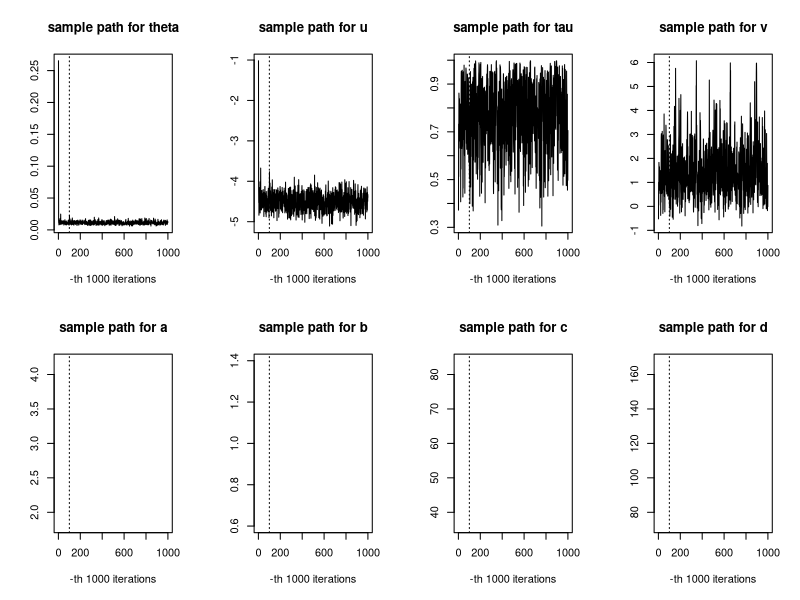
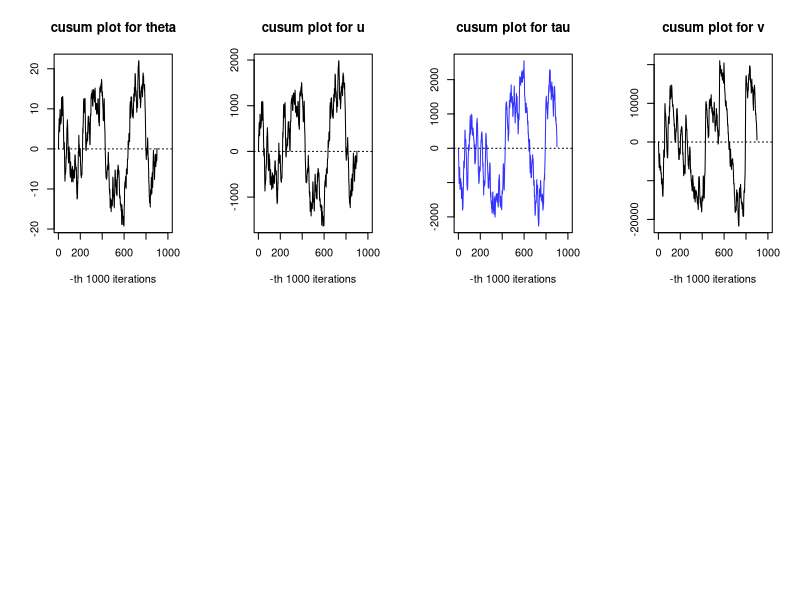

Here is the R script that generated these plots, in order: (Note: this script raises an error after producing the figures.)
library(MCMCpack)

data1=c(2,1,4,1,6,1,9,1,9,1,9,1,13,1,14,1,18,1,23,1,31,1,32,1,33,1,34,1,43,1,10,0,14,0,14,0,16,0,17,0,18,0,18,0,19,0,20,0,20,0,21,0,21,0,23,0,24,0,29,0,29,0,30,0,30,0,31,0,31,0,31,0,33,0,35,0,37,0,40,0,41,0,42,0,42,0,44,0,46,0,48,0,49,0,51,0,53,0,54,0,54,0,55,0,56,0)
yh=matrix(data = data1,53,2,byrow = T) # data of hormone treatment group
data2=c(1,1,4,1,6,1,7,1,13,1,24,1,25,1,35,1,35,1,39,1,1,0,1,0,3,0,4,0,5,0,8,0,10,0,11,0,13,0,14,0,14,0,15,0,17,0,19,0,20,0,22,0,24,0,24,0,24,0,25,0,26,0,26,0,26,0,28,0,29,0,29,0,32,0,35,0,38,0,39,0,40,0,41,0,44,0,45,0,47,0,47,0,47,0,50,0,50,0,51,0)
yc=matrix(data = data2, ncol=2,byrow = T) # data of control group

del.h=sum(yh[,2]) # sum over all delta-h
del.c=sum(yc[,2]) # sum over all delta-c
x.h= sum(yh[,1])  # sum over all xi-h
x.c= sum(yc[,1])  # sum over all xi-c

log.post <- function(d,c,b,a,v,u) {
  (26+a)*u-(27+a)*log(1+exp(u))+(16+b)*v-(17+b)*log(1+exp(v))-(1233+c)*(exp(u)/(exp(u)+1))-
    (1526+d)*(exp(u)/(exp(u)+1))*(exp(v)/(exp(v)+1))
}

niter = 1*10^6                     # number of iterations
theta = rep(0,niter)               # define (hyper)parameters
u     = rep(0,niter)
v     = rep(0,niter)
tau   = rep(0,niter)
a     = 3
b     = 1 
c     = 60
d     = 120  
j     = 0                         # counter for extra runs to make theta in (0,1)
k     = 0
l     = 0                

# Gibbs Sampler Implementation
set.seed(1)                                  # set random seed

theta[1] = runif(1, min = 0, max = 1)        # Initialization of (hyper)parameters
u[1]     = log(theta[1]/(1-theta[1]))
tau[1]   = runif(1, min = 0, max = 1)
v[1]     = log(tau[1]/(1-tau[1]))


for (i in 2:niter) {                        # for-loop for Gibbs sampler
  
  # update tau in (0,1) and theta in (0,1) together by M-H algo
  temp1=1
  temp2=1
  while (temp1==1 ) {
    v[i] <- v[i-1]+rnorm(1,0,0.05)
    
    R1 <- exp(log.post(d,c,b,a,v[i],u[i-1])
              -log.post(d,c,b,a,v[i-1],u[i-1]))
    if(R1<1){
      if(rbinom(1,1,R1)==0)   {v[i] = v[i-1];  k = k+1}
    }
    temp1=exp(v[i])/(1+exp(v[i]))         # transform v back to tau
  }
  while (temp2==1) {
    u[i] <- u[i-1]+rnorm(1,0,0.05)
    R2 <- exp(log.post(d,c,b,a, v[i],u[i])
              -log.post(d,c,b,a, v[i],u[i-1]))
    if(R2<1){
      if(rbinom(1,1,R2)==0)   { u[i]=u[i-1]; l = l+1}
    }
    temp2=exp(u[i])/(1+exp(u[i]))         # transform u back to theta
    j = j+1
  }
  tau[i]=temp1
  theta[i]=temp2
}
#_______________________________________________________________________
#Plots of the output
burn.in=1:(niter/10)

# sample path plot
par(mfrow=c(2,4))                     # sample path plot by parts
plot(theta[seq(1,niter,by=1000)],type="l", ylab = '', xlab ='-th 1000 iterations', main = 'sample path for theta')
abline(v=100, lty = 3)

plot(u[seq(1,niter,by=1000)],type="l", ylab = '', xlab ='-th 1000 iterations', main = 'sample path for u')
abline(v=100, lty = 3)

plot(tau[seq(1,niter,by=1000)],type="l", ylab = '', xlab ='-th 1000 iterations', main = 'sample path for tau')
abline(v=100, lty = 3)

plot(v[seq(1,niter,by=1000)],type="l", ylab = '', xlab ='-th 1000 iterations', main = 'sample path for v')
abline(v=100, lty = 3)

plot(a[seq(1,niter,by=1000)],type="l",ylab = '',  xlab ='-th 1000 iterations',col = rgb(0,0,1,0.8), main = 'sample path for a')
abline(v=100, lty = 3)

plot(b[seq(1,niter,by=1000)],type="l",ylab = '',  xlab ='-th 1000 iterations',col = rgb(0,1,0,0.8), main = 'sample path for b')
abline(v=100, lty = 3)

plot(c[seq(1,niter,by=1000)],type="l",ylab = '',  xlab ='-th 1000 iterations',col = rgb(1,0,0,0.8), main = 'sample path for c')
abline(v=100, lty = 3)

plot(d[seq(1,niter,by=1000)],type="l",ylab = '',  xlab ='-th 1000 iterations',col = rgb(1,0,0,0.8), main = 'sample path for d')
abline(v=100, lty = 3)

# cusum plot for mean of all parameters
theta.temp <- theta[-burn.in]
theta.ntemp <- length(theta.temp)
theta.mtemp <- mean(theta.temp)
theta.temp.1 <- cumsum(theta.temp-theta.mtemp)

u.temp <- u[-burn.in]
u.ntemp <- length(u.temp)
u.mtemp <- mean(u.temp)
u.temp.1 <- cumsum(u.temp-u.mtemp)

tau.temp <- tau[-burn.in]
tau.ntemp <- length(tau.temp)
tau.mtemp <- mean(tau.temp)
tau.temp.1 <- cumsum(tau.temp-tau.mtemp)

v.temp <- v[-burn.in]
v.ntemp <- length(v.temp)
v.mtemp <- mean(v.temp)
v.temp.1 <- cumsum(v.temp-v.mtemp)

a.temp <- a[-burn.in]
a.ntemp <- length(a.temp)
a.mtemp <- mean(a.temp)
a.temp.1 <- cumsum(a.temp-a.mtemp)

b.temp <- b[-burn.in]
b.ntemp <- length(b.temp)
b.mtemp <- mean(b.temp)
b.temp.1 <- cumsum(b.temp-b.mtemp)

c.temp <- c[-burn.in]
c.ntemp <- length(c.temp)
c.mtemp <- mean(c.temp)
c.temp.1 <- cumsum(c.temp-c.mtemp)

d.temp <- d[-burn.in]
d.ntemp <- length(d.temp)
d.mtemp <- mean(d.temp)
d.temp.1 <- cumsum(d.temp-d.mtemp)

par(mfrow=c(2,4))
plot(theta.temp.1[seq(1,niter,by=1000)],  ylab ='',type="l",xlab ='-th 1000 iterations', main = 'cusum plot for theta')
abline(h=0, lty=3)
plot(u.temp.1[seq(1,niter,by=1000)],  ylab ='',type="l",xlab ='-th 1000 iterations', main = 'cusum plot for u')
abline(h=0, lty=3)
plot(tau.temp.1[seq(1,niter,by=1000)], ylab ='', type="l",xlab ='-th 1000 iterations',col = rgb(0,0,1,0.8), main = 'cusum plot for tau')
abline(h=0, lty=3)
plot(v.temp.1[seq(1,niter,by=1000)],  ylab ='',type="l",xlab ='-th 1000 iterations', main = 'cusum plot for v')
abline(h=0, lty=3)
plot(a.temp.1[seq(1,niter,by=1000)],  ylab ='',type="l",xlab ='-th 1000 iterations',col = rgb(0,1,0,0.8), main = 'cusum plot for a')
abline(h=0, lty=3)
plot(b.temp.1[seq(1,niter,by=1000)], ylab ='', type="l",xlab ='-th 1000 iterations',col = rgb(1,0,0,0.8), main = 'cusum plot for b')
abline(h=0, lty=3)
plot(c.temp.1[seq(1,niter,by=1000)], ylab ='', type="l",xlab ='-th 1000 iterations',col = rgb(1,0,0,0.8), main = 'cusum plot for c')
abline(h=0, lty=3)
plot(d.temp.1[seq(1,niter,by=1000)], ylab ='', type="l",xlab ='-th 1000 iterations',col = rgb(1,0,0,0.8), main = 'cusum plot for d')
abline(h=0, lty=3)

# autocorrelation plot
par(mfrow=c(2,4))
acf(theta.temp[seq(1,niter-100000,by=1000)], lag.max=40, type="correlation", xlab="N", main = 'autocorrelation of theta');
acf(u.temp[seq(1,niter-100000,by=1000)], lag.max=20, type="correlation", xlab="N",col = rgb(1,0,0,0.8), main = 'autocorrelation of u');
acf(tau.temp[seq(1,niter-100000,by=1000)], lag.max=20, type="correlation", xlab="N",col = rgb(1,0,0,0.8), main = 'autocorrelation of tau');
acf(v.temp[seq(1,niter-100000,by=1000)], lag.max=20, type="correlation", xlab="N",col = rgb(1,0,0,0.8), main = 'autocorrelation of v');
acf(a.temp[seq(1,niter-100000,by=1000)], lag.max=20, type="correlation", xlab="N", col = rgb(0,0,1,0.8),main = 'autocorrelation of a');
acf(b.temp[seq(1,niter-100000,by=1000)], lag.max=20, type="correlation", xlab="N", col = rgb(0,1,0,0.8),main = 'autocorrelation of b');
acf(c.temp[seq(1,niter-100000,by=1000)], lag.max=20, type="correlation", xlab="N", col = rgb(0,0,1,0.8),main = 'autocorrelation of c');
acf(d.temp[seq(1,niter-100000,by=1000)], lag.max=20, type="correlation", xlab="N", col = rgb(0,0,1,0.8),main = 'autocorrelation of d');

# Histogram
par(mfrow=c(2,4))
hist(theta.temp,nclass = 40,probability = T)
hist(u.temp,nclass = 40, probability = T)
hist(tau.temp,nclass = 40, probability = T)
hist(v.temp,nclass = 40, probability = T)
hist(a.temp,nclass = 40, probability = T)
hist(b.temp,nclass = 40, probability = T)
hist(c.temp,nclass = 40, probability = T)
hist(d.temp,nclass = 40, probability = T)
